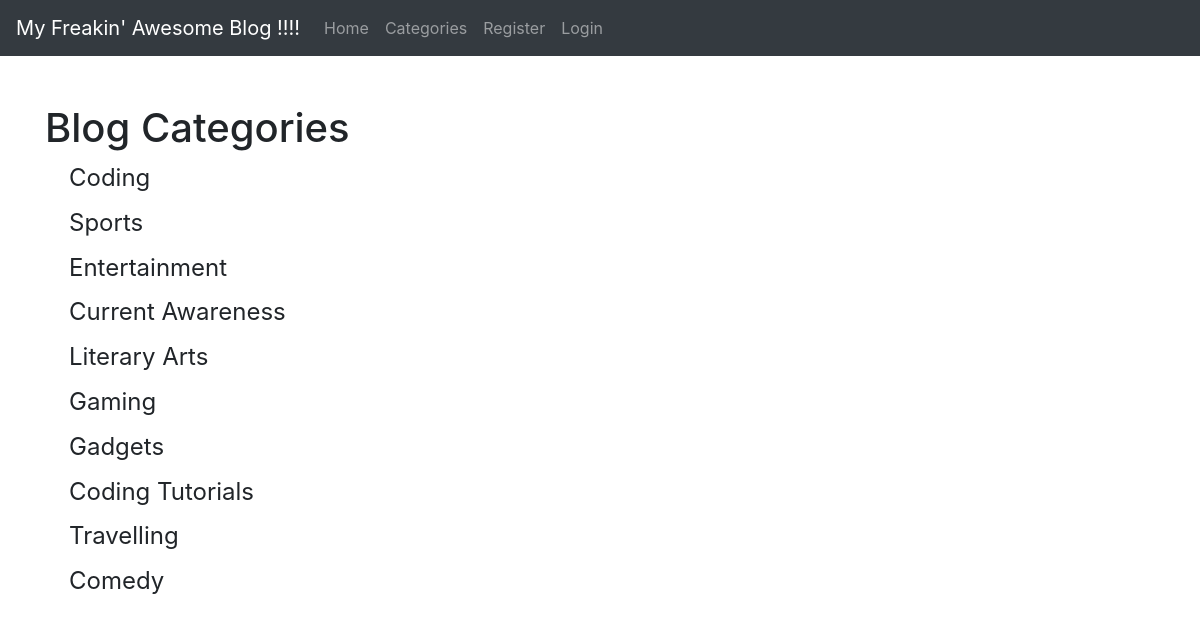
Screenshot of /category-list with the database file from the repository.
### final_app/models.py (models this page shows, shortened)
class Category(models.Model):
    name = models.CharField(max_length=255)
    def __str__(self):
        return self.name
    class Meta:
        verbose_name_plural = "Categories"

### final_app/views.py (the view)
# urls.py: path('category-list', CategoryListView, name='category-list'),
def CategoryListView(request):
    cat_menu_list = Category.objects.all()
    return render(request, 'category_list.html', {'cat_menu_list': cat_menu_list})

### final_app/templates/category_list.html (shortened to what this page needs)
{% extends 'base.html' %}
{% block content %}
<h1>Blog Categories</h1>
{%for item in cat_menu_list%}
<h4>
    <a class="dropdown-item" href="{% url 'category' item|slugify %}">
        {{item}}</a>
</h4>
{%endfor%}
{% endblock %}

### rows the page displays
Category: name "Coding"
Category: name "Sports"
Category: name "Entertainment"
Category: name "Current Awareness"
Category: name "Literary Arts"
Category: name "Gaming"
Category: name "Gadgets"
Category: name "Coding Tutorials"
Category: name "Travelling"
Category: name "Comedy"
